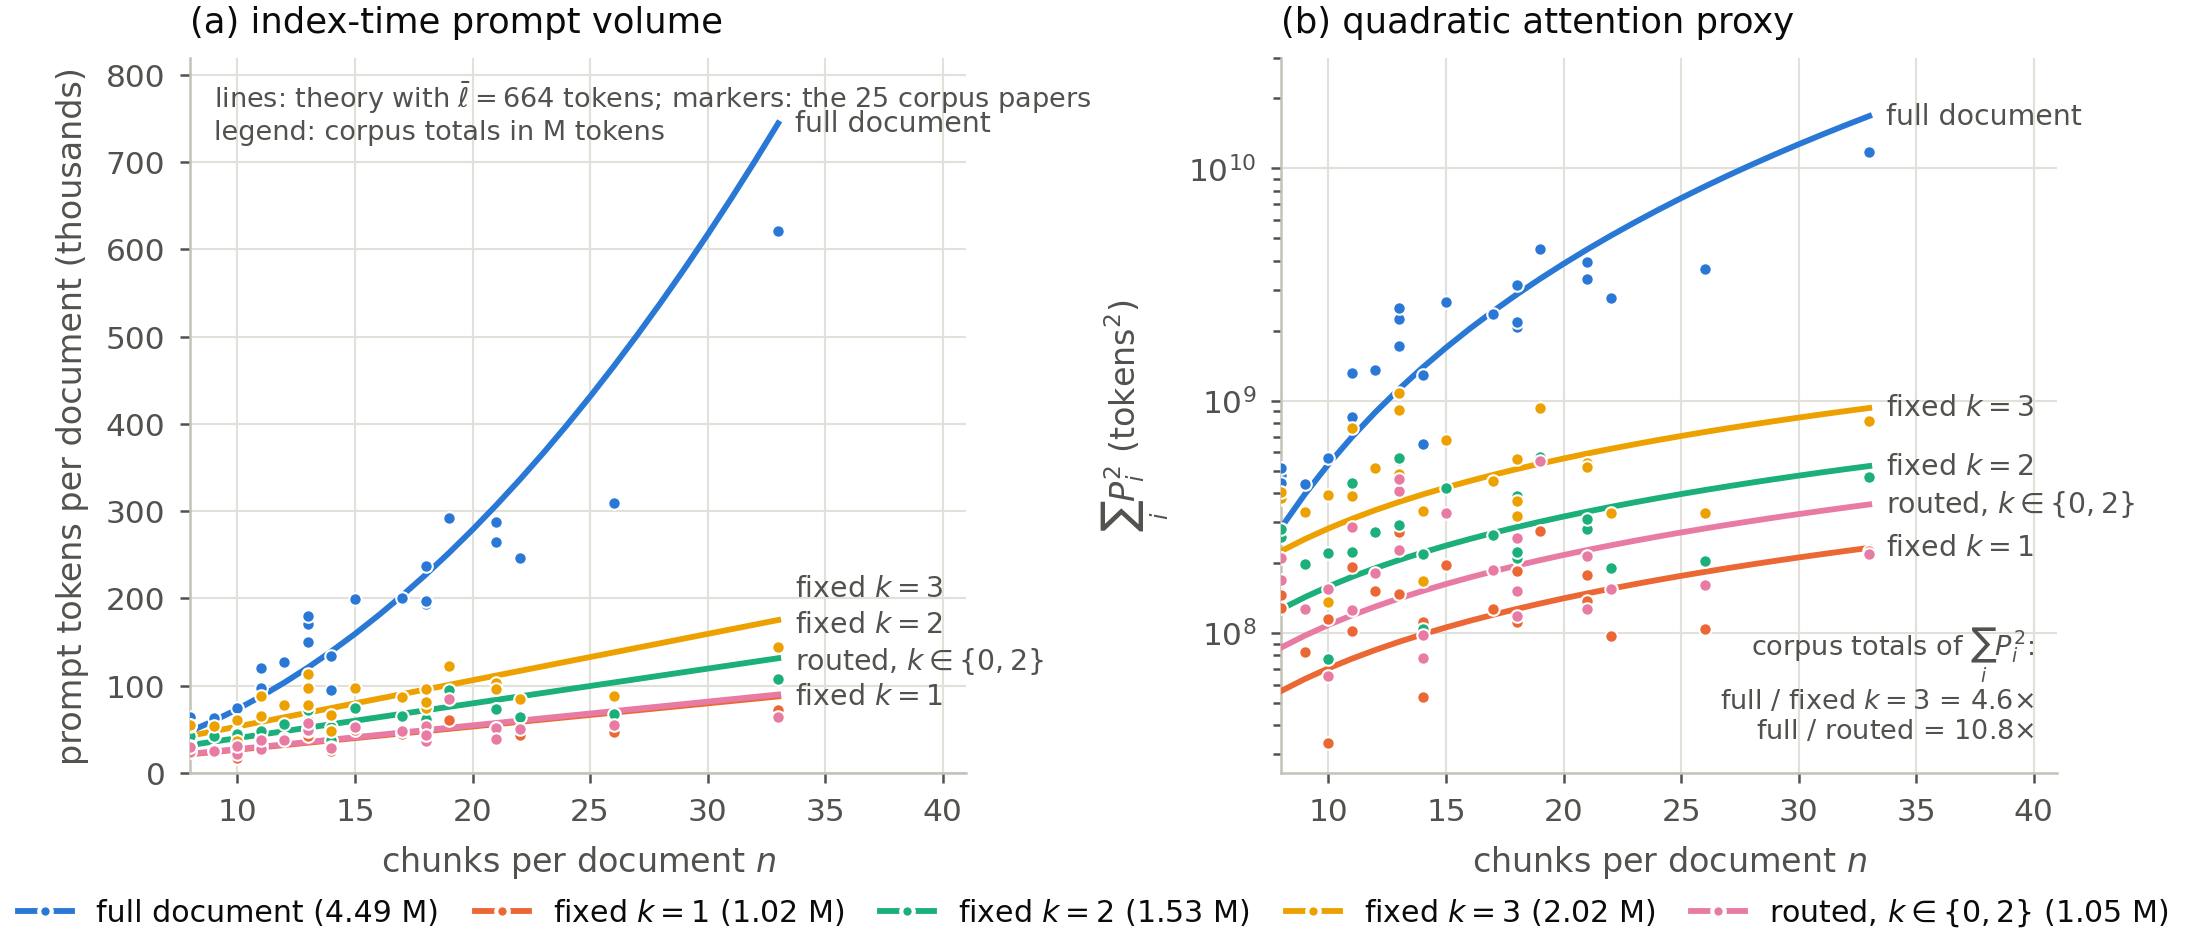

Generate this figure with Python:
"""Figure 4 of sn_green_rag_article.tex (label fig:complexity): theoretical index-time cost curves.
Panel (a): prompt tokens per document as a function of the number of chunks n, for the full-document design
(n+1)L with L = n*lbar, fixed k = 1, 2, 3 (n(2k+2) lbar, Eq. (volume)) and the routed pipeline (measured skip
rate of 32 %, k = 2 otherwise), with lbar = 664 nomic tokens. Panel (b): the quadratic attention proxy
sum_i P_i^2 for the same designs (log scale). Both panels overlay the MEASURED per-document values of the
25 corpus papers (actual chunk lengths, cost.py formula via RnD/verification/prompt_volume_and_attention_proxy.py,
characters / 4.17 per token) as markers; the corpus-level totals appear in the legend and the 4.6x / 10.8x ratios
are annotated in panel (b).
Run from the repository root:  .venv/bin/python RnD/nature_article/images/fig04_cost_curves.py"""
import sys, os
import numpy as np
import matplotlib.pyplot as plt
HERE = os.path.dirname(os.path.abspath(__file__))
sys.path.insert(0, HERE); sys.path.insert(0, os.path.join(HERE, "..", "..", "verification"))
import _style
import prompt_volume_and_attention_proxy as pv

_style.apply()
docs, pol, res = pv.compute()
cpt = pv.CHARS_PER_TOKEN
LBAR = 253488 / 382                      # mean chunk length in nomic tokens (663.6)
SKIP = 121 / 382                         # measured share of chunks routed to k = 0 (primary run)
n = np.arange(8, 34)                     # document lengths of the corpus: 8..33 chunks

theory = {                               # tokens per document, and sum of squared prompt lengths per document
    "full":   ((n + 1) * n * LBAR,        n * ((n + 1) * LBAR) ** 2),
    "k1":     (n * 4 * LBAR,              n * (4 * LBAR) ** 2),
    "k2":     (n * 6 * LBAR,              n * (6 * LBAR) ** 2),
    "k3":     (n * 8 * LBAR,              n * (8 * LBAR) ** 2),
    "routed": ((1 - SKIP) * n * 6 * LBAR, (1 - SKIP) * n * (6 * LBAR) ** 2),
}
short = {"full": "full document", "k1": "fixed $k=1$", "k2": "fixed $k=2$", "k3": "fixed $k=3$", "routed": "routed, $k\\in\\{0,2\\}$"}
measured_key = {"full": "full document", "k1": "fixed k=1", "k2": "fixed k=2", "k3": "fixed k=3", "routed": "routed (primary run)"}
totals = {s: res[measured_key[s]][1] / cpt / 1e6 for s in theory}          # corpus totals in M tokens
legend_label = {s: f"{short[s]} ({totals[s]:.2f} M)" for s in theory}        # corpus total in M tokens
per_doc = {s: pv.per_document(docs, pol[measured_key[s]]) for s in theory}
n_doc = {name: len(ch) for name, ch in docs.items()}
order = ["full", "k1", "k2", "k3", "routed"]

fig, (ax_a, ax_b) = plt.subplots(1, 2, figsize=(7.0, 3.0), constrained_layout=True)
for s in order:
    col = _style.SERIES[s]
    tok, sq = theory[s]
    ax_a.plot(n, tok / 1e3, color=col, zorder=3)
    ax_b.plot(n, sq, color=col, zorder=3)
    xs = [n_doc[d] for d in per_doc[s]]
    ax_a.scatter(xs, [v[1] / cpt / 1e3 for v in per_doc[s].values()], s=9, color=col, edgecolor="white", linewidth=0.5, zorder=4)
    ax_b.scatter(xs, [v[2] / cpt ** 2 for v in per_doc[s].values()], s=9, color=col, edgecolor="white", linewidth=0.5, zorder=4)

ax_a.set_xlabel("chunks per document $n$"); ax_a.set_ylabel("prompt tokens per document (thousands)")
ax_a.set_title("(a) index-time prompt volume", loc="left", color=_style.INK)
ax_a.set_xlim(8, 41); ax_a.set_ylim(0, 820)
ax_b.set_xlabel("chunks per document $n$"); ax_b.set_ylabel(r"$\sum_i P_i^2$ (tokens$^2$)")
ax_b.set_yscale("log"); ax_b.set_title("(b) quadratic attention proxy", loc="left", color=_style.INK)
ax_b.set_xlim(8, 41); ax_b.set_ylim(2.5e7, 3e10)
ax_a.text(0.03, 0.97, "lines: theory with $\\bar\\ell=664$ tokens; markers: the 25 corpus papers\nlegend: corpus totals in M tokens", transform=ax_a.transAxes, va="top", fontsize=6.5, color=_style.INK2)
full, k3, routed = res["full document"], res["fixed k=3"], res["routed (primary run)"]
ax_b.text(0.97, 0.04, f"corpus totals of $\\sum_i P_i^2$:\nfull / fixed $k{{=}}3$ = {full[2]/k3[2]:.1f}$\\times$\nfull / routed = {full[2]/routed[2]:.1f}$\\times$",
          transform=ax_b.transAxes, ha="right", va="bottom", fontsize=6.5, color=_style.INK2)

def end_labels(ax, ends, min_gap_pt=8.5):
    """Direct labels at the right end of each curve, pushed apart vertically so that none overlap."""
    fig.canvas.draw()
    to_disp = ax.transData.transform; to_data = ax.transData.inverted().transform
    items = sorted(((to_disp((n[-1], y))[1], s) for s, y in ends.items()))
    gap = min_gap_pt * fig.dpi / 72
    ys = [items[0][0]]
    for y, _ in items[1:]:
        ys.append(max(y, ys[-1] + gap))
    shift = (ys[-1] - items[-1][0]) / 2                        # centre the stack on its original span
    for (y0, s), y in zip(items, ys):
        yd = to_data((0, y - shift))[1]
        ax.annotate(short[s], (n[-1], yd), xytext=(4, 0), textcoords="offset points", va="center", fontsize=6.8, color=_style.INK2,
                    arrowprops=None)
end_labels(ax_a, {s: theory[s][0][-1] / 1e3 for s in order})
end_labels(ax_b, {s: theory[s][1][-1] for s in order})
handles = [plt.Line2D([], [], color=_style.SERIES[s], marker="o", markersize=3, markeredgecolor="white", label=legend_label[s]) for s in order]
fig.legend(handles=handles, loc="lower center", ncol=5, bbox_to_anchor=(0.5, -0.07), handlelength=1.8, columnspacing=1.2)
_style.save(fig, os.path.join(HERE, "fig04_cost_curves"))
